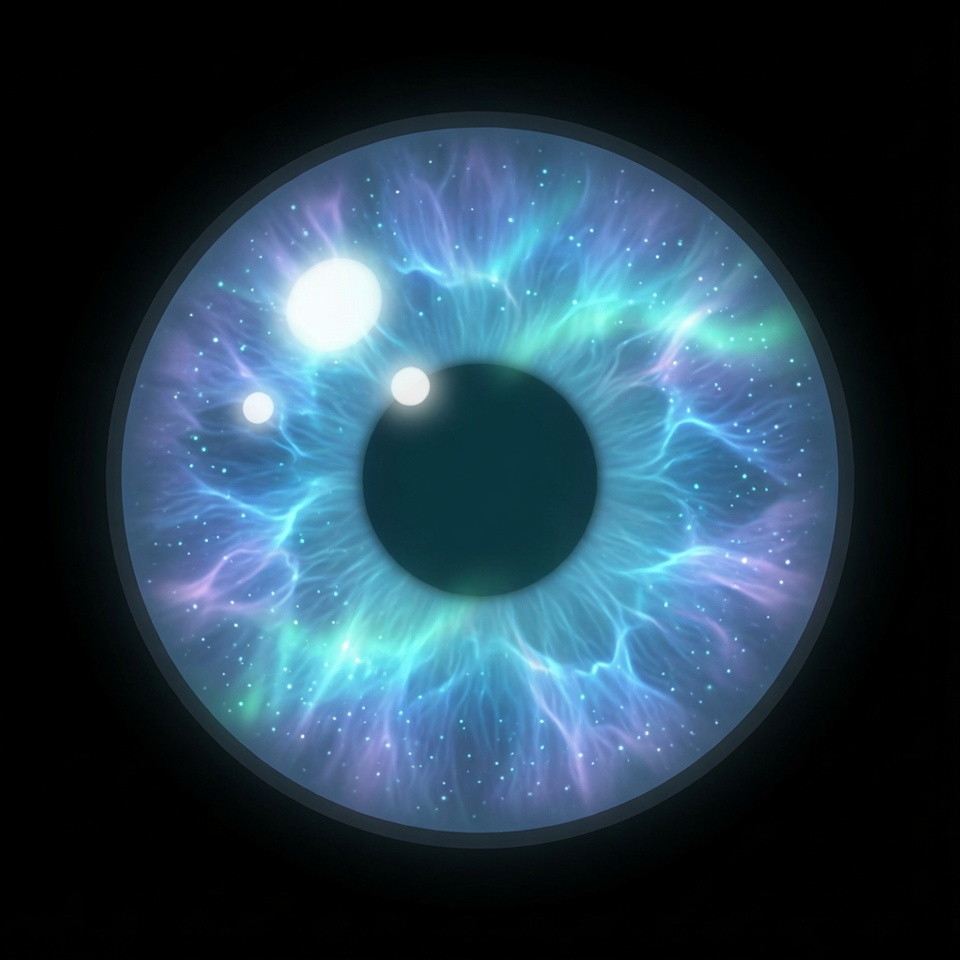
#> input picture eye_pic/neutral_master_grok.jpg, 960 x 960 px
$ python -i convert_s3_c1_eyes.py   (imports and definitions only)
#> lines starting #> are read from the running program, lines starting #| are printed output that depends on the picture
#> further down, picture is the input picture: PIL image 960x960 RGB; mean R, G, B 38.3, 61.5, 77
#!/usr/bin/env python3
"""把 C1 右眼 PNG 转成 S3 大板 128×160 RGB565 小端 .bin。

默认读 image/ 根目录。星座套件用 --src image/zodiac/scorpio 等，
不要直接扫 image/zodiac（会混三套）。

圆屏玻璃约 128×115，IC GRAM 仍是 128×160。虹膜铺满 128 宽，消掉左右黑边；
垂直放在大约第 26 到 154 行，对准玻璃开孔，不要拉成 160 高。
左眼由固件水平镜像，这里只出一套右眼资产。

新素材：主眼 RGBA 透明 + 圆外光晕；表情/眨眼多为不透明黑底。
上板前先合成黑底，再按内容框裁切。
"""
from __future__ import annotations

import argparse
import os
import shutil
import struct
import sys

try:
    from PIL import Image
except ImportError:
    print("Need Pillow: pip install pillow", file=sys.stderr)
    sys.exit(1)

W, H = 128, 160
SQUARE = 128
# 铺满 128 列，消掉左右各 10px 黑边。不要拉到 160 高。
EYE_SIZE = 128
# (160-128)/2=16，再下移 10 → 虹膜落在第 26–154 行。
SHIFT_Y = 10

NAMES = (
    "eye_master",
    "eye_happy",
    "eye_angry",
    "eye_sad",
    "eye_joy",
    "eye_blink_30",
    "eye_blink_70",
    "eye_blink_closed",
)


def flatten_black(im: Image.Image) -> Image.Image:
    """透明/白底主眼压到不透明黑底，去掉圆外光晕对裁切的干扰。"""
    if im.mode == "RGBA":
        bg = Image.new("RGBA", im.size, (0, 0, 0, 255))
        return Image.alpha_composite(bg, im).convert("RGB")
    rgb = im.convert("RGB")
    w, h = rgb.size
#> w = 960; h = 960
    corners = [rgb.getpixel((1, 1)), rgb.getpixel((w - 2, 1)),
               rgb.getpixel((1, h - 2)), rgb.getpixel((w - 2, h - 2))]
#> corners = [(0, 0, 0), (1, 1, 1), (0, 0, 0), (1, 1, 1)]
    if all(r + g + b > 600 for r, g, b in corners):
        px = rgb.load()
        for y in range(h):
            for x in range(w):
                r, g, b = px[x, y]
                if r > 232 and g > 232 and b > 232:
                    px[x, y] = (0, 0, 0)
    return rgb


def square_crop(im: Image.Image) -> Image.Image:
    w, h = im.size
#> w = 960; h = 960
    side = min(w, h)
#> side = 960
    left = (w - side) // 2
#> left = 0
    top = (h - side) // 2
#> top = 0
    return im.crop((left, top, left + side, top + side))


def content_bbox(im: Image.Image, threshold: int = 28):
#> called with threshold = 28
    im = im.convert("RGB")
    w, h = im.size
#> w = 960; h = 960
    px = im.load()
    minx, miny, maxx, maxy = w, h, -1, -1
#> minx = 960; miny = 960; maxx = -1; maxy = -1
    for y in range(h):
        for x in range(w):
            r, g, b = px[x, y]
            if r + g + b > threshold:
                if x < minx:
                    minx = x
                if y < miny:
                    miny = y
                if x > maxx:
                    maxx = x
                if y > maxy:
                    maxy = y
#> after the loop, maxx = 881; maxy = 875; minx = 75; miny = 82
    if maxx < 0:
        return None
    return minx, miny, maxx + 1, maxy + 1


def fill_eye(im: Image.Image, pad_frac: float = 0.01, threshold: int = 28) -> Image.Image:
    im = square_crop(flatten_black(im))
    box = content_bbox(im, threshold=threshold)
#> box = (75, 82, 882, 876)
    if box is None:
        return im.resize((SQUARE, SQUARE), Image.Resampling.LANCZOS)

    x0, y0, x1, y1 = box
#> x0 = 75; y0 = 82; x1 = 882; y1 = 876
    cw, ch = x1 - x0, y1 - y0
#> cw = 807; ch = 794
    side = max(cw, ch)
#> side = 807
    pad = max(1, int(side * pad_frac))
#> pad = 8
    side = side + pad * 2
#> side = 823
    cx = (x0 + x1) // 2
#> cx = 478
    cy = (y0 + y1) // 2
#> cy = 479
    half = side // 2
#> half = 411
    left = cx - half
#> left = 67
    top = cy - half
#> top = 68
    right = left + side
#> right = 890
    bottom = top + side
#> bottom = 891
    iw, ih = im.size
#> iw = 960; ih = 960
    if left < 0:
        right -= left
        left = 0
    if top < 0:
        bottom -= top
        top = 0
    if right > iw:
        left -= right - iw
        right = iw
    if bottom > ih:
        top -= bottom - ih
        bottom = ih
    left = max(0, left)
    top = max(0, top)
    right = min(iw, right)
    bottom = min(ih, bottom)
    side2 = min(right - left, bottom - top)
#> side2 = 823
    im = im.crop((left, top, left + side2, top + side2))
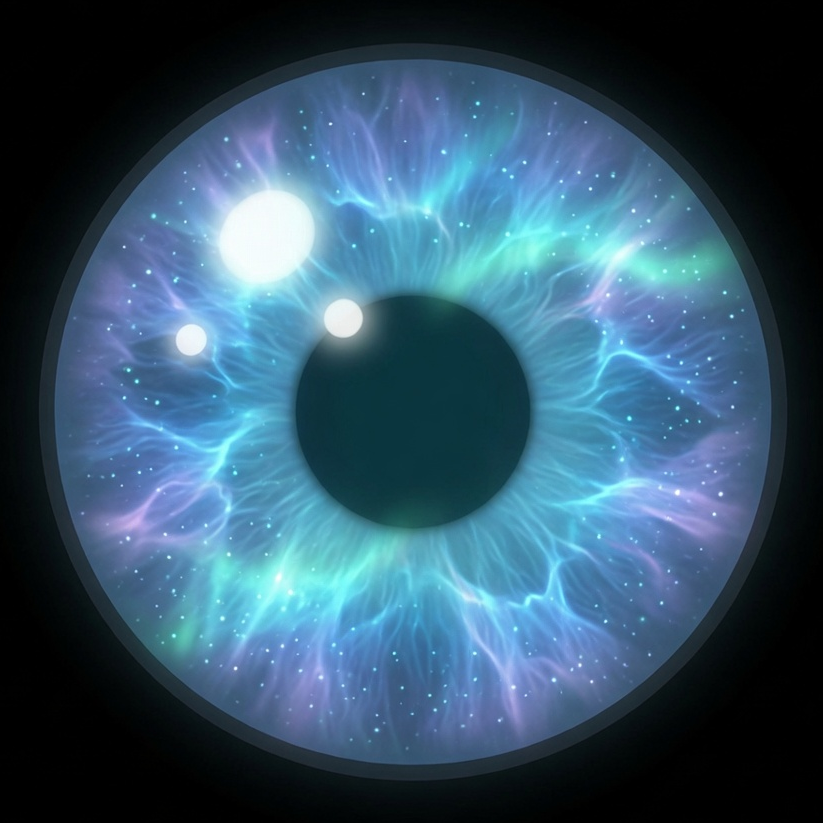
#> im: PIL image 823x823 RGB; mean R, G, B 52, 83.5, 104.6
    return im.resize((SQUARE, SQUARE), Image.Resampling.LANCZOS)


# [23 lines left out: functions to_panel, write_rgb565, not called in this run]


def write_black(out_path: str) -> None:
    write_rgb565(Image.new("RGB", (W, H), (0, 0, 0)), out_path)


# [46 lines left out: functions convert_one, main, not called in this run]


# [2 lines not run here, left out]

>>> from PIL import Image
>>> picture = Image.open('../eye_pic/neutral_master_grok.jpg')
>>> result = fill_eye(picture)

$ run again, on eye_pic/prompt-2-n-2.jpg
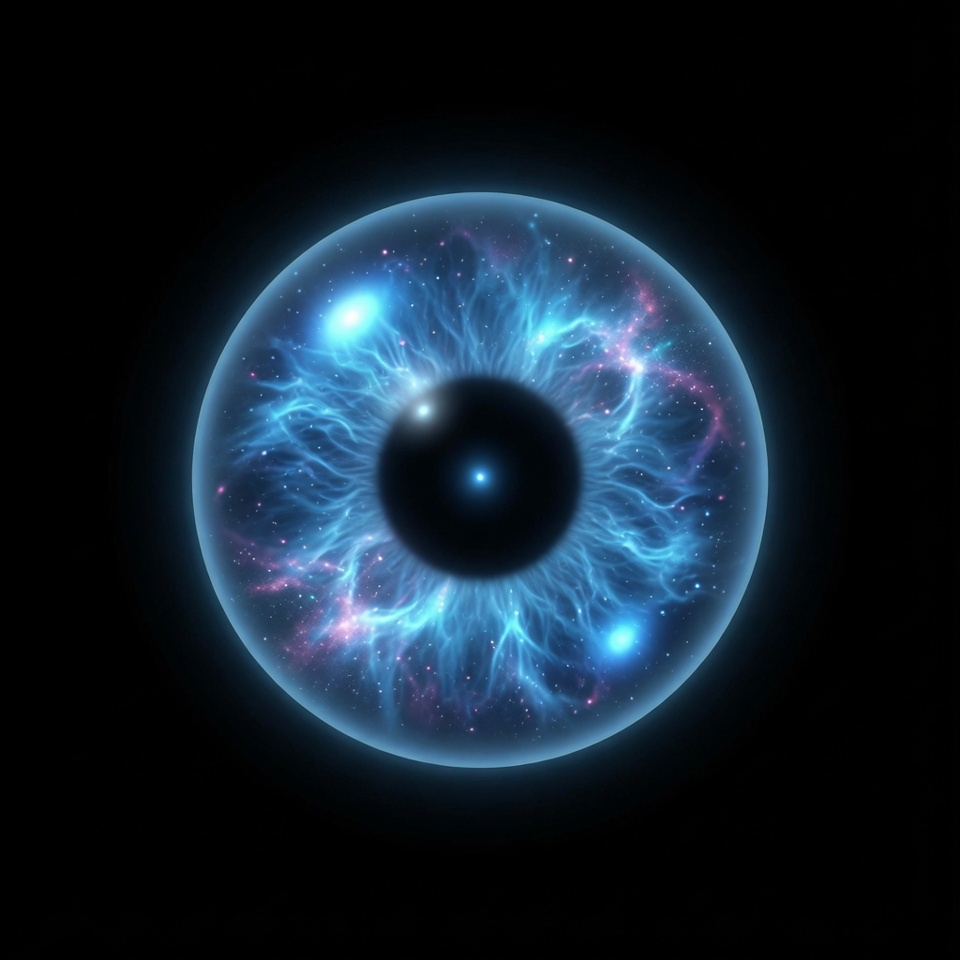
#> input picture eye_pic/prompt-2-n-2.jpg, 960 x 960 px
#> picture is the input picture: PIL image 960x960 RGB; mean R, G, B 17.7, 31.4, 43.5
#> corners = [(1, 1, 1), (1, 1, 1), (0, 0, 0), (1, 1, 1)]
#> in square_crop, `w, h = im.size`: w = 960
#> in square_crop, `left = (w - side) // 2`: left = 0
#> after the loop in content_bbox, `for y in range(h):`: maxx = 813; maxy = 816; minx = 141
#> box = (141, 141, 814, 817)
#> x0 = 141; x1 = 814; y1 = 817
#> cw = 673; ch = 676
#> pad = 6
#> in fill_eye, `side = side + pad * 2`: side = 688
#> cx = 477
#> cy = 479
#> half = 344
#> in fill_eye, `left = cx - half`: left = 133
#> in fill_eye, `top = cy - half`: top = 135
#> right = 821
#> bottom = 823
#> side2 = 688
#> in fill_eye, `im = im.crop((left, top, left + side2, top + side2))`:
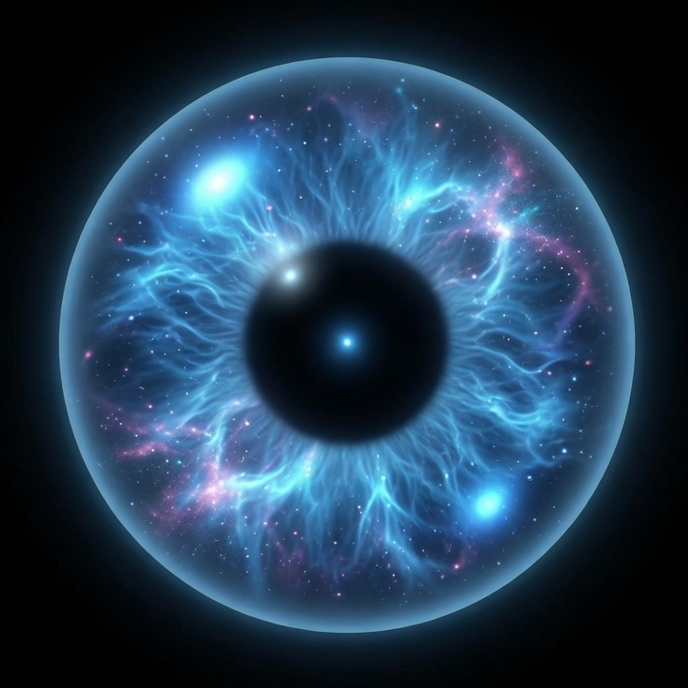
#> im: PIL image 688x688 RGB; mean R, G, B 34.3, 60.8, 84.4
#> in fill_eye, `return im.resize((SQUARE, SQUARE), Image.Resampling.LANCZOS)`:
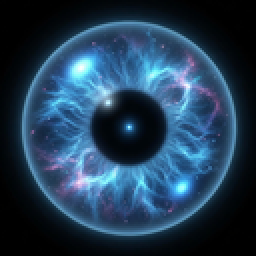
#> returned value: PIL image 128x128 RGB (shown 2 times larger); mean R, G, B 34.3, 60.8, 84.4
